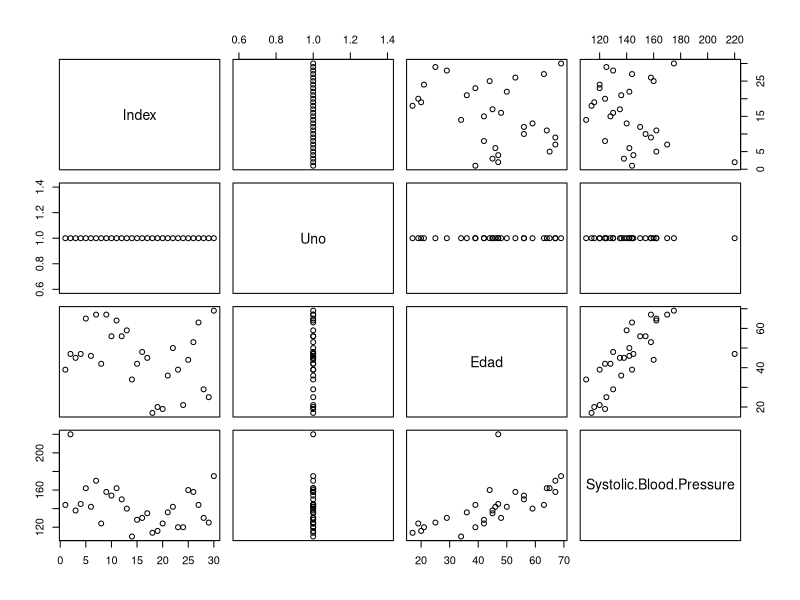
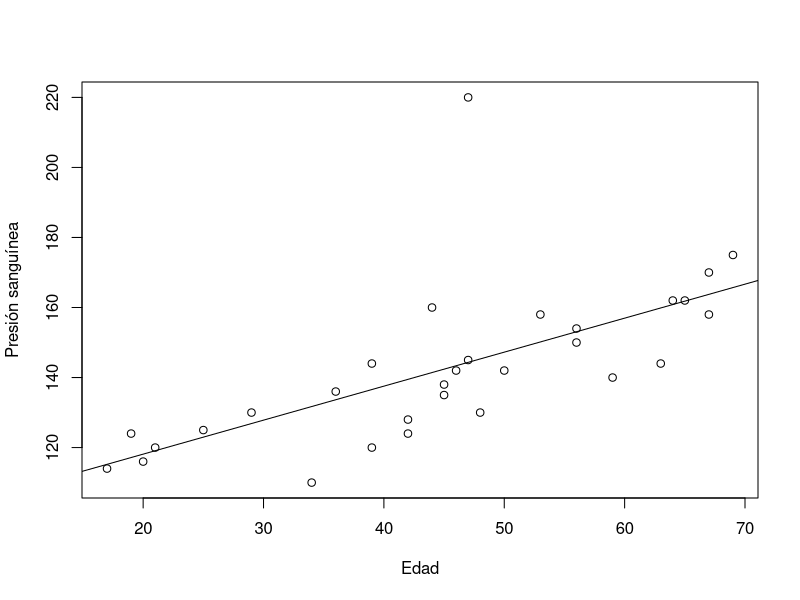

Write R code to recreate these figures, in order.
# install.packages("tidyverse")
library("tidyverse")

# Se lee el archivo de datos y se guarda en una variable
datos_presion_sanguinea <- read.csv("./Data/PresionSanguineaEdad.csv")

# Función que devuelve las primeras n filas del conjunto de datos.
head(datos_presion_sanguinea)

pairs(datos_presion_sanguinea)
view(cor(datos_presion_sanguinea))

# y = Estimate Std(Intercept) + Estimate Std(Edad) x
# y = 98.7147 + 0.9709x
regresion <- lm(Systolic.Blood.Pressure ~ Edad, data = datos_presion_sanguinea)
summary(regresion)

plot(datos_presion_sanguinea$Edad, datos_presion_sanguinea$Systolic.Blood.Pressure, 
    xlab='Edad', ylab='Presión sanguínea')
abline(regresion)
